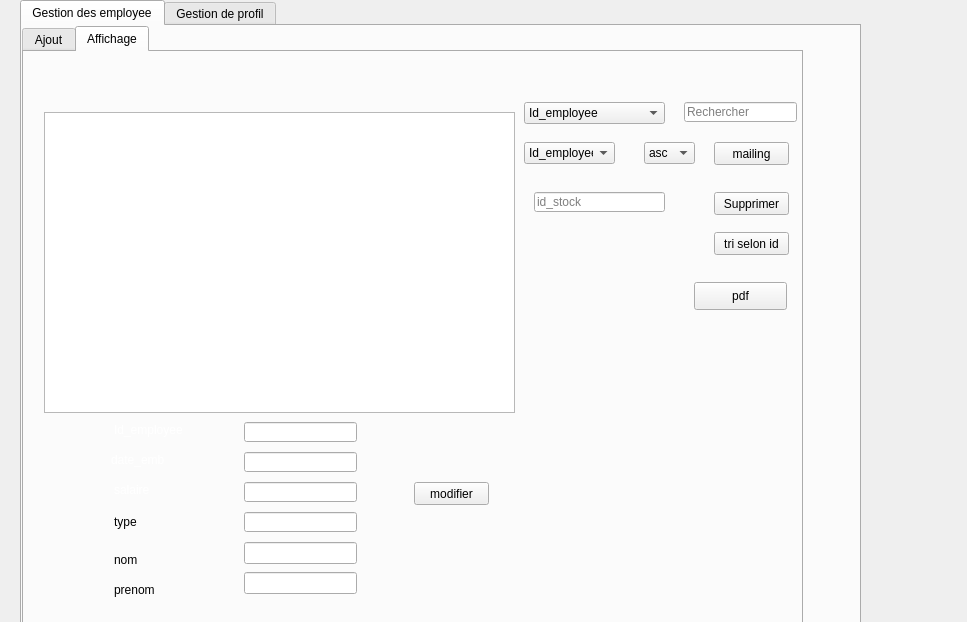
<?xml version="1.0" encoding="UTF-8"?>
<ui version="4.0">
 <class>menu</class>
 <widget class="QDialog" name="menu">
  <property name="geometry">
   <rect>
    <x>0</x>
    <y>0</y>
    <width>967</width>
    <height>622</height>
   </rect>
  </property>
  <property name="windowTitle">
   <string>Dialog</string>
  </property>
  <widget class="QTabWidget" name="temprature">
   <property name="geometry">
    <rect>
     <x>20</x>
     <y>0</y>
     <width>841</width>
     <height>701</height>
    </rect>
   </property>
   <property name="currentIndex">
    <number>0</number>
   </property>
   <widget class="QWidget" name="tab1">
    <attribute name="title">
     <string>Gestion des employee</string>
    </attribute>
    <widget class="QTabWidget" name="tabWidget_2">
     <property name="geometry">
      <rect>
       <x>0</x>
       <y>0</y>
       <width>781</width>
       <height>621</height>
      </rect>
     </property>
     <property name="styleSheet">
      <string notr="true">tabWidget_2 = new QWidget(this); m_myWidget-&gt;setGeometry(0, 0, 300, 100)</string>
     </property>
     <property name="currentIndex">
      <number>1</number>
     </property>
     <widget class="QWidget" name="tab_3">
      <attribute name="title">
       <string>Ajout</string>
      </attribute>
      <widget class="QLabel" name="label">
       <property name="geometry">
        <rect>
         <x>150</x>
         <y>90</y>
         <width>121</width>
         <height>16</height>
        </rect>
       </property>
       <property name="text">
        <string>&lt;html&gt;&lt;head/&gt;&lt;body&gt;&lt;p&gt;&lt;span style=&quot; color:#ffffff;&quot;&gt;date_emb&lt;/span&gt;&lt;/p&gt;&lt;/body&gt;&lt;/html&gt;</string>
       </property>
      </widget>
      <widget class="QLabel" name="label_2">
       <property name="geometry">
        <rect>
         <x>150</x>
         <y>20</y>
         <width>121</width>
         <height>16</height>
        </rect>
       </property>
       <property name="text">
        <string>&lt;html&gt;&lt;head/&gt;&lt;body&gt;&lt;p&gt;&lt;span style=&quot; color:#ffffff;&quot;&gt;Id_employee&lt;/span&gt;&lt;/p&gt;&lt;/body&gt;&lt;/html&gt;</string>
       </property>
      </widget>
      <widget class="QLabel" name="label_3">
       <property name="geometry">
        <rect>
         <x>150</x>
         <y>150</y>
         <width>101</width>
         <height>16</height>
        </rect>
       </property>
       <property name="text">
        <string>&lt;html&gt;&lt;head/&gt;&lt;body&gt;&lt;p&gt;&lt;span style=&quot; color:#ffffff;&quot;&gt;salaire&lt;/span&gt;&lt;/p&gt;&lt;/body&gt;&lt;/html&gt;</string>
       </property>
      </widget>
      <widget class="QLabel" name="label_4">
       <property name="geometry">
        <rect>
         <x>160</x>
         <y>220</y>
         <width>71</width>
         <height>16</height>
        </rect>
       </property>
       <property name="text">
        <string>&lt;html&gt;&lt;head/&gt;&lt;body&gt;&lt;p&gt;&lt;span style=&quot; color:#ffffff;&quot;&gt;type&lt;/span&gt;&lt;/p&gt;&lt;/body&gt;&lt;/html&gt;</string>
       </property>
      </widget>
      <widget class="QLineEdit" name="id">
       <property name="geometry">
        <rect>
         <x>290</x>
         <y>20</y>
         <width>113</width>
         <height>20</height>
        </rect>
       </property>
       <property name="styleSheet">
        <string notr="true">m_myWidget = new QWidget(this); m_myWidget-&gt;setGeometry(0, 0, 300, 100); QPalette pal = palette();</string>
       </property>
      </widget>
      <widget class="QLineEdit" name="salaire">
       <property name="geometry">
        <rect>
         <x>290</x>
         <y>150</y>
         <width>113</width>
         <height>20</height>
        </rect>
       </property>
      </widget>
      <widget class="QLineEdit" name="type">
       <property name="geometry">
        <rect>
         <x>290</x>
         <y>210</y>
         <width>113</width>
         <height>20</height>
        </rect>
       </property>
      </widget>
      <widget class="QPushButton" name="Ajouter">
       <property name="geometry">
        <rect>
         <x>510</x>
         <y>250</y>
         <width>75</width>
         <height>23</height>
        </rect>
       </property>
       <property name="text">
        <string>Ajouter</string>
       </property>
      </widget>
      <widget class="QLineEdit" name="date_emb">
       <property name="geometry">
        <rect>
         <x>290</x>
         <y>90</y>
         <width>113</width>
         <height>20</height>
        </rect>
       </property>
      </widget>
      <widget class="QLineEdit" name="nom">
       <property name="geometry">
        <rect>
         <x>290</x>
         <y>270</y>
         <width>113</width>
         <height>22</height>
        </rect>
       </property>
      </widget>
      <widget class="QLabel" name="label_5">
       <property name="geometry">
        <rect>
         <x>160</x>
         <y>280</y>
         <width>55</width>
         <height>16</height>
        </rect>
       </property>
       <property name="text">
        <string>&lt;html&gt;&lt;head/&gt;&lt;body&gt;&lt;p&gt;&lt;span style=&quot; color:#ffffff;&quot;&gt;nom&lt;/span&gt;&lt;/p&gt;&lt;/body&gt;&lt;/html&gt;</string>
       </property>
      </widget>
      <widget class="QLabel" name="label_6">
       <property name="geometry">
        <rect>
         <x>160</x>
         <y>340</y>
         <width>55</width>
         <height>16</height>
        </rect>
       </property>
       <property name="text">
        <string>&lt;html&gt;&lt;head/&gt;&lt;body&gt;&lt;p&gt;&lt;span style=&quot; color:#ffffff;&quot;&gt;prenom&lt;/span&gt;&lt;/p&gt;&lt;/body&gt;&lt;/html&gt;</string>
       </property>
      </widget>
      <widget class="QLineEdit" name="prenom">
       <property name="geometry">
        <rect>
         <x>290</x>
         <y>330</y>
         <width>113</width>
         <height>22</height>
        </rect>
       </property>
      </widget>
      <widget class="QLabel" name="label_7">
       <property name="geometry">
        <rect>
         <x>160</x>
         <y>410</y>
         <width>55</width>
         <height>16</height>
        </rect>
       </property>
       <property name="text">
        <string>&lt;html&gt;&lt;head/&gt;&lt;body&gt;&lt;p&gt;&lt;span style=&quot; color:#ffffff;&quot;&gt;mdp&lt;/span&gt;&lt;/p&gt;&lt;/body&gt;&lt;/html&gt;</string>
       </property>
      </widget>
      <widget class="QLineEdit" name="mdp">
       <property name="geometry">
        <rect>
         <x>290</x>
         <y>400</y>
         <width>113</width>
         <height>22</height>
        </rect>
       </property>
      </widget>
      <widget class="QLabel" name="label_photo">
       <property name="geometry">
        <rect>
         <x>510</x>
         <y>50</y>
         <width>111</width>
         <height>111</height>
        </rect>
       </property>
       <property name="text">
        <string/>
       </property>
       <property name="pixmap">
        <pixmap>../../../msi/Pictures/interfacefinal/salariess.png</pixmap>
       </property>
       <property name="scaledContents">
        <bool>true</bool>
       </property>
      </widget>
      <widget class="QPushButton" name="pushButton_3">
       <property name="geometry">
        <rect>
         <x>520</x>
         <y>170</y>
         <width>93</width>
         <height>28</height>
        </rect>
       </property>
       <property name="text">
        <string>ajouter image</string>
       </property>
      </widget>
      <widget class="QLabel" name="label_14">
       <property name="geometry">
        <rect>
         <x>325</x>
         <y>505</y>
         <width>20</width>
         <height>61</height>
        </rect>
       </property>
       <property name="text">
        <string/>
       </property>
      </widget>
      <widget class="QLabel" name="label_18">
       <property name="geometry">
        <rect>
         <x>0</x>
         <y>5</y>
         <width>771</width>
         <height>561</height>
        </rect>
       </property>
       <property name="styleSheet">
        <string notr="true">background-color:tranparent;

border-image:url(:/StyleSheet/couverture.jfif);

background:none;

border:none;</string>
       </property>
       <property name="text">
        <string/>
       </property>
      </widget>
      <widget class="QLabel" name="label_21">
       <property name="geometry">
        <rect>
         <x>570</x>
         <y>350</y>
         <width>55</width>
         <height>16</height>
        </rect>
       </property>
       <property name="text">
        <string>temp:</string>
       </property>
      </widget>
      <zorder>label_18</zorder>
      <zorder>label</zorder>
      <zorder>label_2</zorder>
      <zorder>label_3</zorder>
      <zorder>label_4</zorder>
      <zorder>id</zorder>
      <zorder>salaire</zorder>
      <zorder>type</zorder>
      <zorder>Ajouter</zorder>
      <zorder>date_emb</zorder>
      <zorder>nom</zorder>
      <zorder>label_5</zorder>
      <zorder>label_6</zorder>
      <zorder>prenom</zorder>
      <zorder>label_7</zorder>
      <zorder>mdp</zorder>
      <zorder>label_photo</zorder>
      <zorder>pushButton_3</zorder>
      <zorder>label_14</zorder>
      <zorder>label_21</zorder>
     </widget>
     <widget class="QWidget" name="tab_5">
      <attribute name="title">
       <string>Affichage</string>
      </attribute>
      <widget class="QTableView" name="table_personnel">
       <property name="geometry">
        <rect>
         <x>20</x>
         <y>60</y>
         <width>471</width>
         <height>301</height>
        </rect>
       </property>
      </widget>
      <widget class="QComboBox" name="cb_recherche">
       <property name="geometry">
        <rect>
         <x>500</x>
         <y>50</y>
         <width>141</width>
         <height>22</height>
        </rect>
       </property>
       <item>
        <property name="text">
         <string>Id_employee</string>
        </property>
       </item>
       <item>
        <property name="text">
         <string>date naissance employee</string>
        </property>
       </item>
       <item>
        <property name="text">
         <string>adressse</string>
        </property>
       </item>
       <item>
        <property name="text">
         <string>numero de tel </string>
        </property>
       </item>
      </widget>
      <widget class="QLineEdit" name="le_recherche">
       <property name="geometry">
        <rect>
         <x>660</x>
         <y>50</y>
         <width>113</width>
         <height>20</height>
        </rect>
       </property>
       <property name="placeholderText">
        <string>Rechercher</string>
       </property>
      </widget>
      <widget class="QLineEdit" name="i_stock">
       <property name="geometry">
        <rect>
         <x>510</x>
         <y>140</y>
         <width>131</width>
         <height>20</height>
        </rect>
       </property>
       <property name="placeholderText">
        <string>id_stock</string>
       </property>
      </widget>
      <widget class="QPushButton" name="supprimer_employee">
       <property name="geometry">
        <rect>
         <x>690</x>
         <y>140</y>
         <width>75</width>
         <height>23</height>
        </rect>
       </property>
       <property name="text">
        <string>Supprimer</string>
       </property>
      </widget>
      <widget class="QLineEdit" name="id_employee">
       <property name="geometry">
        <rect>
         <x>220</x>
         <y>370</y>
         <width>113</width>
         <height>20</height>
        </rect>
       </property>
       <property name="styleSheet">
        <string notr="true">m_myWidget = new QWidget(this); m_myWidget-&gt;setGeometry(0, 0, 300, 100); QPalette pal = palette();</string>
       </property>
      </widget>
      <widget class="QLabel" name="label_37">
       <property name="geometry">
        <rect>
         <x>90</x>
         <y>370</y>
         <width>121</width>
         <height>16</height>
        </rect>
       </property>
       <property name="text">
        <string>&lt;html&gt;&lt;head/&gt;&lt;body&gt;&lt;p&gt;&lt;span style=&quot; color:#ffffff;&quot;&gt;Id_employee&lt;/span&gt;&lt;/p&gt;&lt;/body&gt;&lt;/html&gt;</string>
       </property>
      </widget>
      <widget class="QPushButton" name="modifier_employee">
       <property name="geometry">
        <rect>
         <x>390</x>
         <y>430</y>
         <width>75</width>
         <height>23</height>
        </rect>
       </property>
       <property name="text">
        <string>modifier</string>
       </property>
      </widget>
      <widget class="QComboBox" name="colone_tri">
       <property name="geometry">
        <rect>
         <x>500</x>
         <y>90</y>
         <width>91</width>
         <height>22</height>
        </rect>
       </property>
       <item>
        <property name="text">
         <string>Id_employee</string>
        </property>
       </item>
       <item>
        <property name="text">
         <string>date de naissance employee</string>
        </property>
       </item>
       <item>
        <property name="text">
         <string>adresse</string>
        </property>
       </item>
       <item>
        <property name="text">
         <string>num de tel</string>
        </property>
       </item>
      </widget>
      <widget class="QComboBox" name="ordre_tri">
       <property name="geometry">
        <rect>
         <x>620</x>
         <y>90</y>
         <width>51</width>
         <height>22</height>
        </rect>
       </property>
       <item>
        <property name="text">
         <string>asc</string>
        </property>
       </item>
       <item>
        <property name="text">
         <string>desc</string>
        </property>
       </item>
      </widget>
      <widget class="QPushButton" name="mailing">
       <property name="geometry">
        <rect>
         <x>690</x>
         <y>90</y>
         <width>75</width>
         <height>23</height>
        </rect>
       </property>
       <property name="text">
        <string>mailing</string>
       </property>
      </widget>
      <widget class="QPushButton" name="tri_employee">
       <property name="geometry">
        <rect>
         <x>690</x>
         <y>180</y>
         <width>75</width>
         <height>23</height>
        </rect>
       </property>
       <property name="text">
        <string>tri selon id</string>
       </property>
      </widget>
      <widget class="QLineEdit" name="nom_2">
       <property name="geometry">
        <rect>
         <x>220</x>
         <y>490</y>
         <width>113</width>
         <height>22</height>
        </rect>
       </property>
      </widget>
      <widget class="QLineEdit" name="prenom_2">
       <property name="geometry">
        <rect>
         <x>220</x>
         <y>520</y>
         <width>113</width>
         <height>22</height>
        </rect>
       </property>
      </widget>
      <widget class="QLabel" name="label_8">
       <property name="geometry">
        <rect>
         <x>90</x>
         <y>462</y>
         <width>71</width>
         <height>16</height>
        </rect>
       </property>
       <property name="text">
        <string>type</string>
       </property>
      </widget>
      <widget class="QLabel" name="label_9">
       <property name="geometry">
        <rect>
         <x>90</x>
         <y>430</y>
         <width>101</width>
         <height>16</height>
        </rect>
       </property>
       <property name="text">
        <string>&lt;html&gt;&lt;head/&gt;&lt;body&gt;&lt;p&gt;&lt;span style=&quot; color:#ffffff;&quot;&gt;salaire&lt;/span&gt;&lt;/p&gt;&lt;/body&gt;&lt;/html&gt;</string>
       </property>
      </widget>
      <widget class="QLabel" name="label_10">
       <property name="geometry">
        <rect>
         <x>90</x>
         <y>530</y>
         <width>55</width>
         <height>16</height>
        </rect>
       </property>
       <property name="text">
        <string>prenom</string>
       </property>
      </widget>
      <widget class="QLineEdit" name="type_2">
       <property name="geometry">
        <rect>
         <x>220</x>
         <y>460</y>
         <width>113</width>
         <height>20</height>
        </rect>
       </property>
      </widget>
      <widget class="QLabel" name="label_11">
       <property name="geometry">
        <rect>
         <x>500</x>
         <y>590</y>
         <width>55</width>
         <height>16</height>
        </rect>
       </property>
       <property name="text">
        <string>mdp</string>
       </property>
      </widget>
      <widget class="QLineEdit" name="date_emb_2">
       <property name="geometry">
        <rect>
         <x>220</x>
         <y>400</y>
         <width>113</width>
         <height>20</height>
        </rect>
       </property>
      </widget>
      <widget class="QLabel" name="label_12">
       <property name="geometry">
        <rect>
         <x>87</x>
         <y>400</y>
         <width>121</width>
         <height>16</height>
        </rect>
       </property>
       <property name="text">
        <string>&lt;html&gt;&lt;head/&gt;&lt;body&gt;&lt;p&gt;&lt;span style=&quot; color:#ffffff;&quot;&gt;date_emb&lt;/span&gt;&lt;/p&gt;&lt;/body&gt;&lt;/html&gt;</string>
       </property>
      </widget>
      <widget class="QLineEdit" name="salaire_2">
       <property name="geometry">
        <rect>
         <x>220</x>
         <y>430</y>
         <width>113</width>
         <height>20</height>
        </rect>
       </property>
      </widget>
      <widget class="QLabel" name="label_13">
       <property name="geometry">
        <rect>
         <x>90</x>
         <y>500</y>
         <width>55</width>
         <height>16</height>
        </rect>
       </property>
       <property name="text">
        <string>nom</string>
       </property>
      </widget>
      <widget class="QLineEdit" name="mdp_3">
       <property name="geometry">
        <rect>
         <x>630</x>
         <y>580</y>
         <width>113</width>
         <height>22</height>
        </rect>
       </property>
      </widget>
      <widget class="QLabel" name="label_19">
       <property name="geometry">
        <rect>
         <x>0</x>
         <y>5</y>
         <width>771</width>
         <height>551</height>
        </rect>
       </property>
       <property name="styleSheet">
        <string notr="true">background-color:tranparent;

border-image:url(:/StyleSheet/couverture.jfif);

background:none;

border:none;</string>
       </property>
       <property name="text">
        <string/>
       </property>
      </widget>
      <widget class="QLabel" name="label_image">
       <property name="geometry">
        <rect>
         <x>570</x>
         <y>240</y>
         <width>131</width>
         <height>171</height>
        </rect>
       </property>
       <property name="text">
        <string/>
       </property>
      </widget>
      <widget class="QPushButton" name="pdf">
       <property name="geometry">
        <rect>
         <x>670</x>
         <y>230</y>
         <width>93</width>
         <height>28</height>
        </rect>
       </property>
       <property name="text">
        <string>pdf</string>
       </property>
      </widget>
      <zorder>label_19</zorder>
      <zorder>table_personnel</zorder>
      <zorder>cb_recherche</zorder>
      <zorder>le_recherche</zorder>
      <zorder>i_stock</zorder>
      <zorder>supprimer_employee</zorder>
      <zorder>id_employee</zorder>
      <zorder>label_37</zorder>
      <zorder>modifier_employee</zorder>
      <zorder>colone_tri</zorder>
      <zorder>ordre_tri</zorder>
      <zorder>mailing</zorder>
      <zorder>tri_employee</zorder>
      <zorder>nom_2</zorder>
      <zorder>prenom_2</zorder>
      <zorder>label_8</zorder>
      <zorder>label_9</zorder>
      <zorder>label_10</zorder>
      <zorder>type_2</zorder>
      <zorder>label_11</zorder>
      <zorder>date_emb_2</zorder>
      <zorder>label_12</zorder>
      <zorder>salaire_2</zorder>
      <zorder>label_13</zorder>
      <zorder>mdp_3</zorder>
      <zorder>label_image</zorder>
      <zorder>pdf</zorder>
     </widget>
    </widget>
   </widget>
   <widget class="QWidget" name="tab_2">
    <attribute name="title">
     <string>Gestion de profil</string>
    </attribute>
    <widget class="QTabWidget" name="affichage2">
     <property name="geometry">
      <rect>
       <x>20</x>
       <y>10</y>
       <width>771</width>
       <height>601</height>
      </rect>
     </property>
     <property name="currentIndex">
      <number>0</number>
     </property>
     <widget class="QWidget" name="tab_11">
      <attribute name="title">
       <string>Ajout</string>
      </attribute>
      <widget class="QLabel" name="label_15">
       <property name="geometry">
        <rect>
         <x>20</x>
         <y>40</y>
         <width>47</width>
         <height>14</height>
        </rect>
       </property>
       <property name="text">
        <string>&lt;html&gt;&lt;head/&gt;&lt;body&gt;&lt;p&gt;&lt;span style=&quot; color:#ffffff;&quot;&gt;login&lt;/span&gt;&lt;/p&gt;&lt;/body&gt;&lt;/html&gt;</string>
       </property>
      </widget>
      <widget class="QLabel" name="label_16">
       <property name="geometry">
        <rect>
         <x>20</x>
         <y>10</y>
         <width>121</width>
         <height>16</height>
        </rect>
       </property>
       <property name="text">
        <string>&lt;html&gt;&lt;head/&gt;&lt;body&gt;&lt;p&gt;&lt;span style=&quot; color:#ffffff;&quot;&gt;ID_profil&lt;/span&gt;&lt;/p&gt;&lt;/body&gt;&lt;/html&gt;</string>
       </property>
      </widget>
      <widget class="QLabel" name="label_17">
       <property name="geometry">
        <rect>
         <x>20</x>
         <y>70</y>
         <width>121</width>
         <height>16</height>
        </rect>
       </property>
       <property name="text">
        <string>&lt;html&gt;&lt;head/&gt;&lt;body&gt;&lt;p&gt;&lt;span style=&quot; color:#ffffff;&quot;&gt;mdp&lt;/span&gt;&lt;/p&gt;&lt;/body&gt;&lt;/html&gt;</string>
       </property>
      </widget>
      <widget class="QLineEdit" name="id_profil">
       <property name="geometry">
        <rect>
         <x>150</x>
         <y>10</y>
         <width>113</width>
         <height>20</height>
        </rect>
       </property>
      </widget>
      <widget class="QLineEdit" name="mdp_2">
       <property name="geometry">
        <rect>
         <x>150</x>
         <y>70</y>
         <width>113</width>
         <height>20</height>
        </rect>
       </property>
      </widget>
      <widget class="QPushButton" name="ajouter1">
       <property name="geometry">
        <rect>
         <x>370</x>
         <y>80</y>
         <width>75</width>
         <height>23</height>
        </rect>
       </property>
       <property name="text">
        <string>Ajouter</string>
       </property>
      </widget>
      <widget class="QLineEdit" name="login">
       <property name="geometry">
        <rect>
         <x>150</x>
         <y>40</y>
         <width>113</width>
         <height>20</height>
        </rect>
       </property>
      </widget>
      <widget class="QLabel" name="label_22">
       <property name="geometry">
        <rect>
         <x>4</x>
         <y>5</y>
         <width>761</width>
         <height>551</height>
        </rect>
       </property>
       <property name="styleSheet">
        <string notr="true">background-color:tranparent;

border-image:url(:/StyleSheet/couverture.jfif);

background:none;

border:none;</string>
       </property>
       <property name="text">
        <string/>
       </property>
      </widget>
      <zorder>label_22</zorder>
      <zorder>label_15</zorder>
      <zorder>label_16</zorder>
      <zorder>label_17</zorder>
      <zorder>id_profil</zorder>
      <zorder>mdp_2</zorder>
      <zorder>ajouter1</zorder>
      <zorder>login</zorder>
     </widget>
     <widget class="QWidget" name="tab_12">
      <attribute name="title">
       <string>Affichage</string>
      </attribute>
      <widget class="QTableView" name="table_profil">
       <property name="geometry">
        <rect>
         <x>20</x>
         <y>10</y>
         <width>441</width>
         <height>261</height>
        </rect>
       </property>
      </widget>
      <widget class="QComboBox" name="cb_recherche_2">
       <property name="geometry">
        <rect>
         <x>480</x>
         <y>30</y>
         <width>141</width>
         <height>22</height>
        </rect>
       </property>
       <item>
        <property name="text">
         <string>id_profil</string>
        </property>
       </item>
       <item>
        <property name="text">
         <string>date de naissance</string>
        </property>
       </item>
       <item>
        <property name="text">
         <string>adresse</string>
        </property>
       </item>
       <item>
        <property name="text">
         <string>numero de tel</string>
        </property>
       </item>
      </widget>
      <widget class="QLineEdit" name="le_recherche_2">
       <property name="geometry">
        <rect>
         <x>630</x>
         <y>30</y>
         <width>113</width>
         <height>20</height>
        </rect>
       </property>
       <property name="placeholderText">
        <string>Rechercher</string>
       </property>
      </widget>
      <widget class="QComboBox" name="colone_tri_2">
       <property name="geometry">
        <rect>
         <x>480</x>
         <y>70</y>
         <width>91</width>
         <height>22</height>
        </rect>
       </property>
       <item>
        <property name="text">
         <string>id_profil</string>
        </property>
       </item>
       <item>
        <property name="text">
         <string>date de naissance</string>
        </property>
       </item>
       <item>
        <property name="text">
         <string>adresse</string>
        </property>
       </item>
       <item>
        <property name="text">
         <string>numero de tel</string>
        </property>
       </item>
      </widget>
      <widget class="QComboBox" name="ordre_tri_2">
       <property name="geometry">
        <rect>
         <x>590</x>
         <y>70</y>
         <width>51</width>
         <height>22</height>
        </rect>
       </property>
       <item>
        <property name="text">
         <string>ASC</string>
        </property>
       </item>
       <item>
        <property name="text">
         <string>DESC</string>
        </property>
       </item>
      </widget>
      <widget class="QPushButton" name="button_tri_2">
       <property name="geometry">
        <rect>
         <x>660</x>
         <y>70</y>
         <width>75</width>
         <height>23</height>
        </rect>
       </property>
       <property name="text">
        <string>tri</string>
       </property>
      </widget>
      <widget class="QPushButton" name="supprimer_2">
       <property name="geometry">
        <rect>
         <x>650</x>
         <y>130</y>
         <width>75</width>
         <height>23</height>
        </rect>
       </property>
       <property name="text">
        <string>mailing</string>
       </property>
      </widget>
      <widget class="QLineEdit" name="id_profil_3">
       <property name="geometry">
        <rect>
         <x>480</x>
         <y>130</y>
         <width>131</width>
         <height>20</height>
        </rect>
       </property>
       <property name="placeholderText">
        <string>id_f</string>
       </property>
      </widget>
      <widget class="QLabel" name="label_39">
       <property name="geometry">
        <rect>
         <x>80</x>
         <y>300</y>
         <width>121</width>
         <height>16</height>
        </rect>
       </property>
       <property name="text">
        <string>&lt;html&gt;&lt;head/&gt;&lt;body&gt;&lt;p&gt;&lt;span style=&quot; color:#ffffff;&quot;&gt;id_profil&lt;/span&gt;&lt;/p&gt;&lt;/body&gt;&lt;/html&gt;</string>
       </property>
      </widget>
      <widget class="QLabel" name="label_40">
       <property name="geometry">
        <rect>
         <x>80</x>
         <y>330</y>
         <width>121</width>
         <height>16</height>
        </rect>
       </property>
       <property name="text">
        <string>&lt;html&gt;&lt;head/&gt;&lt;body&gt;&lt;p&gt;&lt;span style=&quot; color:#ffffff;&quot;&gt;login &lt;/span&gt;&lt;/p&gt;&lt;/body&gt;&lt;/html&gt;</string>
       </property>
      </widget>
      <widget class="QLabel" name="label_41">
       <property name="geometry">
        <rect>
         <x>80</x>
         <y>360</y>
         <width>101</width>
         <height>16</height>
        </rect>
       </property>
       <property name="text">
        <string>&lt;html&gt;&lt;head/&gt;&lt;body&gt;&lt;p&gt;&lt;span style=&quot; color:#ffffff;&quot;&gt;mdp&lt;/span&gt;&lt;/p&gt;&lt;/body&gt;&lt;/html&gt;</string>
       </property>
      </widget>
      <widget class="QLineEdit" name="id_employee_2">
       <property name="geometry">
        <rect>
         <x>220</x>
         <y>300</y>
         <width>113</width>
         <height>20</height>
        </rect>
       </property>
      </widget>
      <widget class="QLineEdit" name="mdp_5">
       <property name="geometry">
        <rect>
         <x>220</x>
         <y>360</y>
         <width>113</width>
         <height>20</height>
        </rect>
       </property>
      </widget>
      <widget class="QPushButton" name="modifier_profil">
       <property name="geometry">
        <rect>
         <x>370</x>
         <y>330</y>
         <width>75</width>
         <height>23</height>
        </rect>
       </property>
       <property name="text">
        <string>Modifier</string>
       </property>
      </widget>
      <widget class="QLineEdit" name="login_3">
       <property name="geometry">
        <rect>
         <x>220</x>
         <y>330</y>
         <width>113</width>
         <height>20</height>
        </rect>
       </property>
      </widget>
      <widget class="QPushButton" name="supprimer_profil">
       <property name="geometry">
        <rect>
         <x>620</x>
         <y>197</y>
         <width>111</width>
         <height>31</height>
        </rect>
       </property>
       <property name="text">
        <string>supprimer</string>
       </property>
      </widget>
      <widget class="QLabel" name="label_20">
       <property name="geometry">
        <rect>
         <x>4</x>
         <y>5</y>
         <width>811</width>
         <height>541</height>
        </rect>
       </property>
       <property name="styleSheet">
        <string notr="true">background-color:tranparent;

border-image:url(:/StyleSheet/couverture.jfif);

background:none;

border:none;</string>
       </property>
       <property name="text">
        <string/>
       </property>
      </widget>
      <zorder>label_20</zorder>
      <zorder>table_profil</zorder>
      <zorder>cb_recherche_2</zorder>
      <zorder>le_recherche_2</zorder>
      <zorder>colone_tri_2</zorder>
      <zorder>ordre_tri_2</zorder>
      <zorder>button_tri_2</zorder>
      <zorder>supprimer_2</zorder>
      <zorder>id_profil_3</zorder>
      <zorder>label_39</zorder>
      <zorder>label_40</zorder>
      <zorder>label_41</zorder>
      <zorder>id_employee_2</zorder>
      <zorder>mdp_5</zorder>
      <zorder>modifier_profil</zorder>
      <zorder>login_3</zorder>
      <zorder>supprimer_profil</zorder>
     </widget>
    </widget>
   </widget>
  </widget>
 </widget>
 <resources/>
 <connections/>
</ui>
